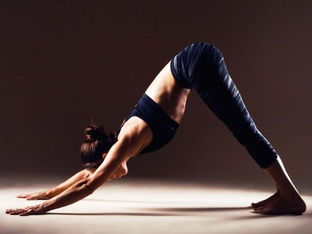
#> input picture miscellaneous/original_dataset_sample/Down Dog.jpg, 312 x 234 px, shrunk from 640 x 480 before the run
$ python combine_into_figure.py
#> lines starting #> are read from the running program, lines starting #| are printed output that depends on the picture
import os

import matplotlib.pyplot as plt
from matplotlib.image import imread

# Image file names
image_files = [
    'Down Dog.jpg', 'Goddess.jpg',
    'Plank.jpg', 'Side Plank.jpg',
    'Tree.jpg', 'Warrior.jpeg'
]

# Create a 3x2 subplot grid with specified size and DPI
fig, axes = plt.subplots(3, 2, figsize=(12, 16), dpi=300)

# Display each image and set the title (without extension)
for idx, ax in enumerate(axes.flat):
    img = imread(image_files[idx])
#> img is the input picture: shape (234, 312, 3); mean R, G, B 80.1, 62.7, 61
    ax.imshow(img)
    title = os.path.splitext(image_files[idx])[0]
    ax.set_title(title, fontsize=28)
    ax.set_xticks([])  # Hide x-ticks
    ax.set_yticks([])  # Hide y-ticks

# Adjust layout to prevent overlap
plt.tight_layout()

# Show the plot
plt.show()
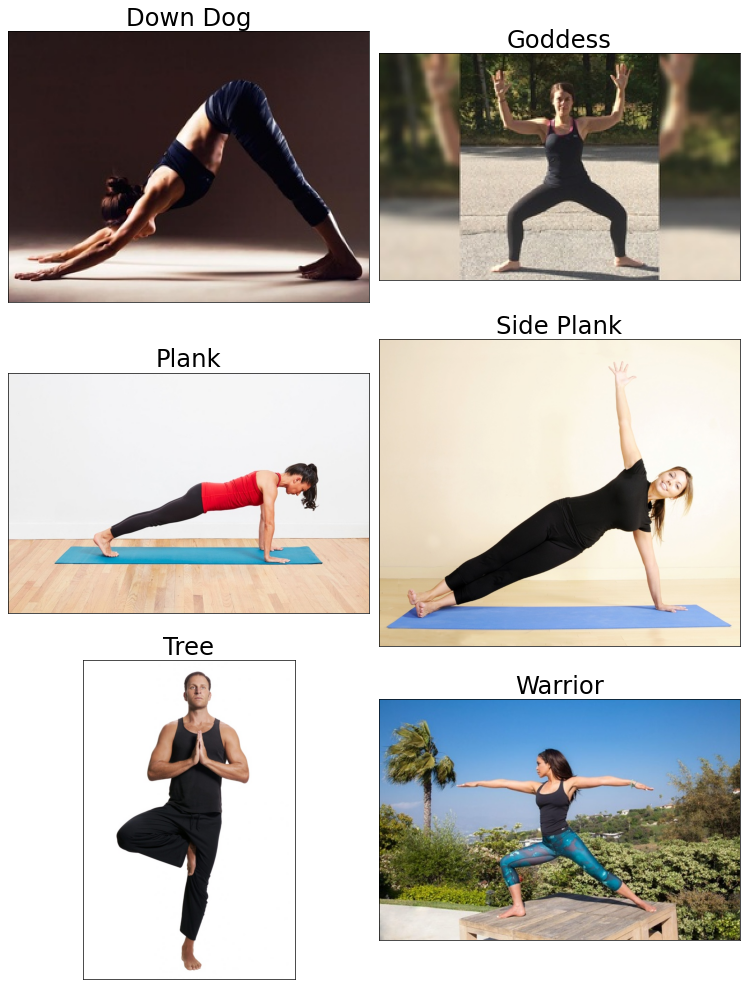
#> figure drawn by matplotlib, 6 panels
